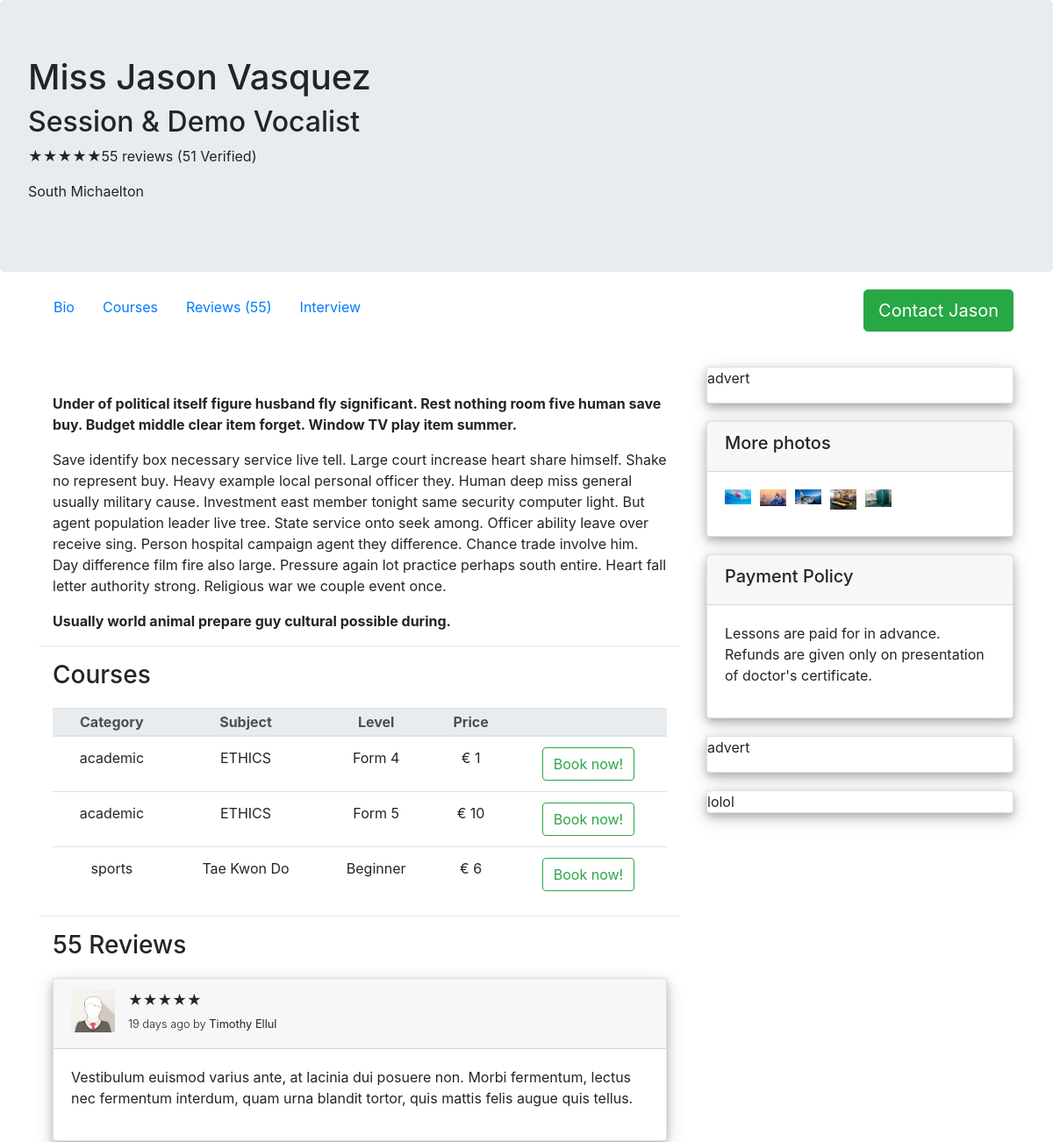
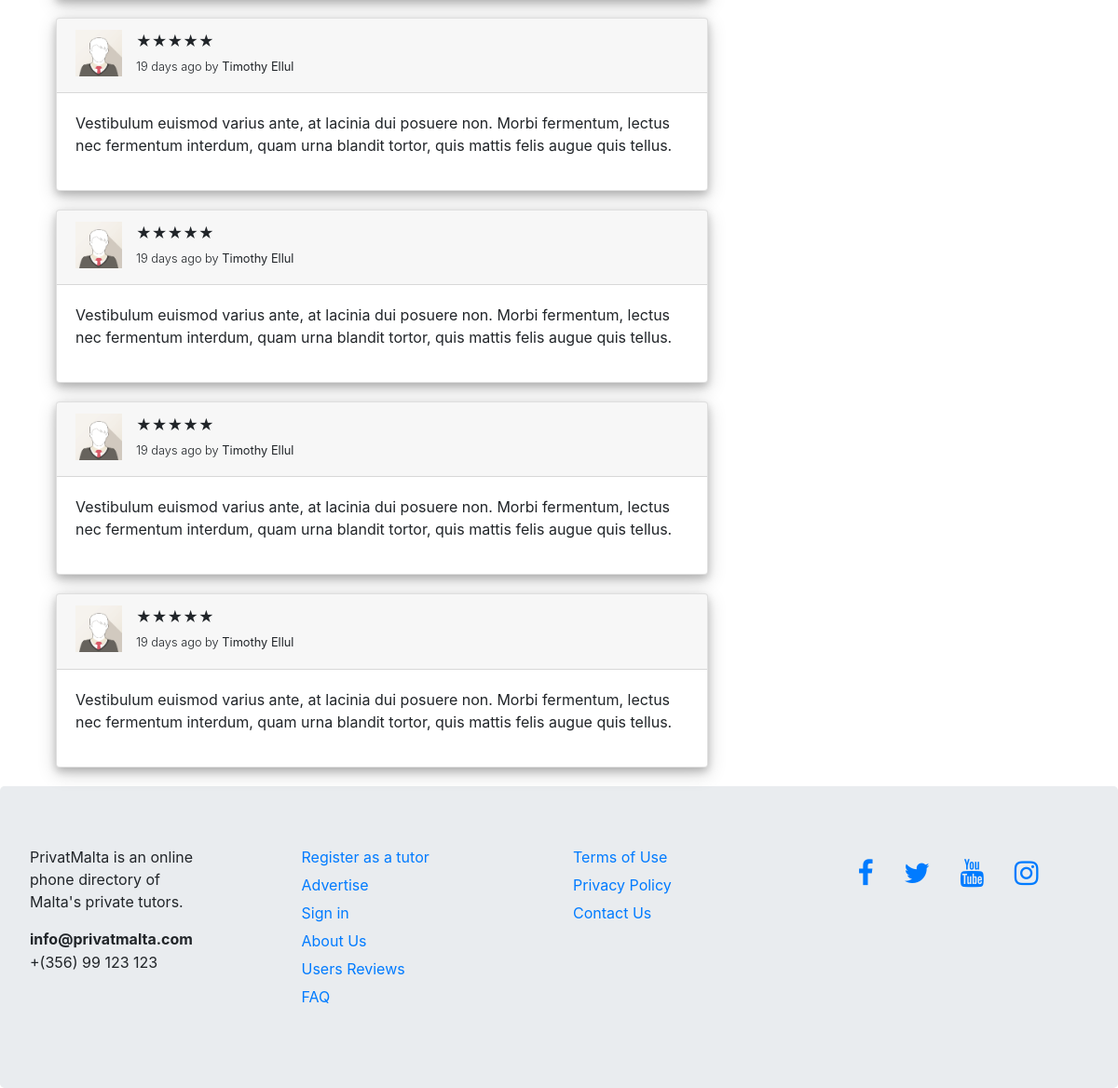
The page /tutors/63 on the database its author committed (2 pictures, top to bottom).
### app/models.py (models this page shows, shortened)
class Tutor(models.Model):
    def path_and_filename(instance, filename):
        upload_to = 'images/tutors-profile'
        ext = filename.split('.')[-1]
        filename = '{}.{}'.format(uuid4().hex, ext)
        return os.path.join(upload_to, filename)
    TITLE_CHOICES = (
        ('Mr', 'Mr'),
        ('Mrs', 'Mrs'),
        ('Miss', 'Miss'),
        ('Ms', 'Ms'),
        ('Dr', 'Dr'),
        ('Prof', 'Prof'),
        ('Rev', 'Rev'),
        ('Hon', 'Hon'),
        ('Sir', 'Sir'),
        ('Ing', 'Ing'),
    )
    title = models.CharField(max_length=10, choices=TITLE_CHOICES)
    first_name = models.CharField(max_length=40)
    last_name = models.CharField(max_length=40)
    address = models.CharField(max_length=120)
    locality = models.ForeignKey(Locality, on_delete=models.CASCADE, null=True)
    registration_date = models.DateTimeField(auto_now_add=True)
    bio1 = models.TextField()
    bio2 = models.TextField()
    bio3 = models.TextField()
    phone_regex = RegexValidator(regex=r'^\d{8}$', message="Phone number must be exactly 8 digits long.")
    tel = models.CharField(
        validators=[phone_regex],
        max_length=8,
        blank=True,
        verbose_name="Telephone",
    )
    mob = models.CharField(
        validators=[phone_regex],
        max_length=8,
        blank=True,
        verbose_name="Mobile",
    )
    email = models.EmailField()
    profile_pic = models.ImageField(upload_to=path_and_filename, null=True)
    def __str__(self):
        return '%s %s %s' % (self.title, self.first_name, self.last_name)

class Course(models.Model):
    tutor = models.ForeignKey(Tutor, on_delete=models.CASCADE)
    category = models.CharField(max_length=20, choices=Subject.CATEGORY_CHOICES)
    subject = models.ForeignKey(Subject, on_delete=models.CASCADE)
    level = models.ForeignKey(Level, on_delete=models.CASCADE)
    price = models.PositiveSmallIntegerField()

class Subject(models.Model):
    CATEGORY_CHOICES = (
        ('academic', 'academic'),
        ('sports', 'sports'),
        ('music', 'music'),
    )
    name = models.CharField(max_length=100)
    category = models.CharField(max_length=20, choices=CATEGORY_CHOICES)
    def __str__(self):
        return self.name

class Level(models.Model):
    category = models.CharField(max_length=20, choices=Subject.CATEGORY_CHOICES)
    level = models.CharField(max_length=60)
    def __str__(self):
        return self.level

class TutorGalleryPic(models.Model):
    def path_and_filename(instance, filename):
        upload_to = 'images/tutors-other'
        ext = filename.split('.')[-1]
        filename = '{}.{}'.format(uuid4().hex, ext)
        return os.path.join(upload_to, filename)
    tutor = models.ForeignKey(Tutor, related_name='images', on_delete = models.DO_NOTHING)
    image_path = models.ImageField(upload_to=path_and_filename)

### app/views.py (the view)
# urls.py: path('tutors/<int:pk>', views.tutor_view, name='tutor_detail'),
def tutor_view(request, pk):
    my_context = {
        'tutor': Tutor.objects.get(pk=pk),
        'courses': Course.objects.filter(tutor=pk),
        'gallery': TutorGalleryPic.objects.filter(tutor=pk),}
    return render(request, 'tutor_detail.html', context=my_context)

### templates/tutor_detail.html (shortened to what this page needs)
{% extends 'base.html' %}
{% load staticfiles %}
{% block other_stylesheets %}
<link rel="stylesheet" href={% static "css/tutor_detail.css" %}>
{% endblock %}
{% block content %}
  <div id="section1" class="jumbotron">
    <h1>{{tutor}}</h1>
    <h2>Session & Demo Vocalist</h2>
    <p>&#9733;&#9733;&#9733;&#9733;&#9733;55 reviews (51 Verified)</p>
    <p>{{tutor.address}}</p>
  </div>
  <div id="section2" class="container">
    <div class="row">
      <div class="col-sm-6">
        <ul class="nav">
          <li class="nav-item">
            <a class="nav-link" href="#bio">Bio</a>
          </li>
          <li class="nav-item">
            <a class="nav-link" href="#courses">Courses</a>
          </li>
          <li class="nav-item">
            <a class="nav-link" href="#reviews">Reviews (55)</a>
          </li>
          <li class="nav-item">
            <a class="nav-link" href="#interview">Interview</a>
          </li>
        </ul>
      </div>
      <div class="col-sm-6">
        <button type="button" class="btn btn-success btn-lg" style="float: right;">Contact {{ tutor.first_name }}</button>
      </div>
    </div>
  </div>
  <div id="section3" class="container">
    <div style="margin-top: 0px;" class="row">
      <div class="col-sm-8">
        <div id="bio" class="container">
          <p style="padding-top: 50px;"><strong>{{tutor.bio1}}</strong></p>
          <p>{{tutor.bio2}}</p>
          <p><strong>{{tutor.bio3}}</strong></p>
        </div>
        <hr>
        <div id="courses" class="container">
          <h3 style="text-align: left; margin-bottom: 20px;">Courses</h3>
            <table id="coursesTable" class="table" style="width:100%">
              <thead class="thead-light">
                <tr>
                  <th>Category</th>
                  <th>Subject</th>
                  <th>Level</th>
                  <th>Price</th>
                  <th></th>
                </tr>
              </thead>
              <tbody>
                {% for course in courses %}
                <tr>
                  <td>{{course.category}}</td>
                  <td>{{course.subject}}</td>
                  <td>{{course.level}}</td>
                  <td>€ {{course.price}}</td>
                  <td> <button type="button" class="btn btn-outline-success">Book now!</button> </td>
                </tr>
                {% endfor %}
              </tbody>
            </table>
        </div>
        <hr>
        <div id="reviews" class="container">
          <h3>55 Reviews</h3>
          {% for review in 'xxxxx' %}
            <div class="card review">
              <div class="card-header">
                <img src={% static "images/img_avatar1.png" %} style="width:65px">
                <p>&#9733;&#9733;&#9733;&#9733;&#9733;</p>
                <p class="font-weight-light small">19 days ago by <a href="#"><strong>Timothy Ellul</strong></a></p>
              </div>
              <div class="card-body">
                <p>Vestibulum euismod varius ante, at lacinia dui posuere non. Morbi fermentum, lectus nec fermentum interdum, quam urna blandit tortor, quis mattis felis augue quis tellus.</p>
              </div>
            </div>
          {% endfor %}
        </div>
      </div>
      <div id="adverts_col" class="col-sm-4">
        <div class="card advert">
          <p>advert</p>
        </div>
        <div id="more_photos" class="card">
          <div class="card-header">
            <h5>More photos</h5>
          </div>
          <div class="card-body">
            {% for img in gallery %}
              <img src="{{ MEDIA_URL }}{{ img.image_path }}" alt="failed to load" style="width:40px">
            {% endfor %}
          </div>
        </div>
        <div class="card">
          <div class="card-header">
            <h5>Payment Policy</h5>
          </div>
          <div class="card-body">
            <p>Lessons are paid for in advance. Refunds are given only on presentation of doctor's certificate.</p>
          </div>
        </div>
        <div class="card advert">
          <p>advert</p>
        </div>
        <div class="card">
          lolol
        </div>
      </div>
    </div>
  </div>
{% endblock %}

### templates/base.html (shortened to what this page needs)
{% load staticfiles %}
<!DOCTYPE html>
<html lang="en" dir="ltr">
  <head>
    <link rel="stylesheet" href="https://maxcdn.bootstrapcdn.com/bootstrap/4.1.3/css/bootstrap.min.css">
    <link rel="stylesheet" href="https://cdnjs.cloudflare.com/ajax/libs/font-awesome/4.7.0/css/font-awesome.min.css">
    <link rel="stylesheet" href={% static "css/base.css" %}>
    {% block other_stylesheets %}
    {% endblock %}
  </head>
  <body>
    <main>
      {% block content %}
      {% endblock %}
    </main>
    <div id="footer" class="jumbotron">
      <div class="row">
        <div class="col-sm-3">
          <p style="width: 70%;">PrivatMalta is an online phone directory of Malta's private tutors.</p>
          <p style="margin-bottom: 1px;"><strong>info@privatmalta.com</strong></p>
          <p>+(356) 99 123 123</p>
        </div>
        <div class="col-sm-3">
          <ul class="list-unstyled">
            <li><a href="{% url 'register' %}">Register as a tutor</a></li>
            <li><a href="#">Advertise</a></li>
            <li><a href="#">Sign in</a></li>
            <li><a href="#">About Us</a></li>
            <li><a href="#">Users Reviews</a></li>
            <li><a href="#">FAQ</a></li>
          </ul>
        </div>
        <div class="col-sm-3">
          <ul class="list-unstyled">
            <li><a href="#">Terms of Use</a></li>
            <li><a href="#">Privacy Policy</a></li>
            <li><a href="#">Contact Us</a></li>
          </ul>
        </div>
        <div class="col-sm-3">
          <a href="#" class="fa fa-facebook"></a>
          <a href="#" class="fa fa-twitter"></a>
          <a href="#" class="fa fa-youtube"></a>
          <a href="#" class="fa fa-instagram"></a>
        </div>
      </div>
    </div>
  </body>
</html>

### static/css/base.css (style rules this page uses)
#footer { margin-top: 20px; margin-bottom: 0px; }
#footer li { padding-bottom: 6px; }
.fa { padding: 14px; font-size: 30px; }

### static/css/tutor_detail.css (style rules this page uses)
#section1 { margin-bottom: 0px; }
#section2 { padding-top: 20px; padding-bottom: 20px; }
#coursesTable th, #coursesTable td { text-align: center; }
#coursesTable th { padding-top: 3px; padding-bottom: 3px; }
.card { margin-top: 20px; box-shadow: 0 4px 8px 0 rgba(0, 0, 0, 0.2), 0 6px 20px 0 rgba(0, 0, 0, 0.19); }
.review img { float: left; padding-right: 15px; }
.card-header a { color: inherit; text-decoration: none; }
.card-header p { margin-bottom: 6px; }
#more_photos img { float: left; padding-right: 10px; padding-bottom: 10px; }

### rows shown on the page
Tutor: title+first_name+last_name "Miss Jason Vasquez", address "South Michaelton", first_name "Jason", bio1 "Under of political itself figure husband fly significant. Rest nothing room five human save buy. Budget middle clear item forget. Window TV play item summer.", bio2 "Save identify box necessary service live tell. Large court increase heart share himself. Shake no represent buy. Heavy example local personal officer they. Human deep miss general usually military cause. Investment east member tonight same security computer light. But agent population leader live tree. State service onto seek among. Officer ability leave over receive sing. Person hospital campaign agent they difference. Chance trade involve him. Day difference film fire also large. Pressure again lot practice perhaps south entire. Heart fall letter authority strong. Religious war we couple event once.", bio3 "Usually world animal prepare guy cultural possible during."
Course: category "academic", subject "ETHICS", level "Form 4", price "1"
Course: category "academic", subject "ETHICS", level "Form 5", price "10"
Course: category "sports", subject "Tae Kwon Do", level "Beginner", price "6"
TutorGalleryPic: image_path (picture)
TutorGalleryPic: image_path (picture)
TutorGalleryPic: image_path (picture)
TutorGalleryPic: image_path (placeholder picture)
TutorGalleryPic: image_path (picture)
